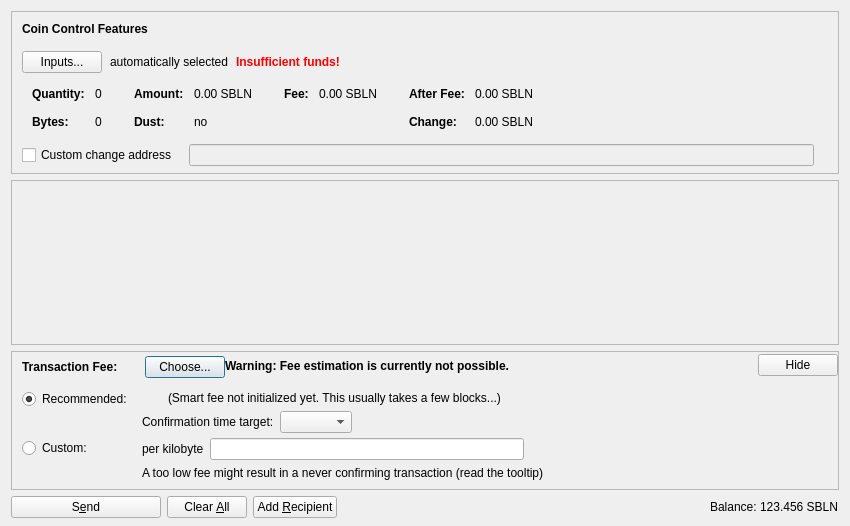
<?xml version="1.0" encoding="UTF-8"?>
<ui version="4.0">
 <class>SendCoinsDialog</class>
 <widget class="QDialog" name="SendCoinsDialog">
  <property name="geometry">
   <rect>
    <x>0</x>
    <y>0</y>
    <width>850</width>
    <height>526</height>
   </rect>
  </property>
  <property name="windowTitle">
   <string>Send Coins</string>
  </property>
  <layout class="QVBoxLayout" name="verticalLayout" stretch="0,1,0,0">
   <property name="bottomMargin">
    <number>8</number>
   </property>
   <item>
    <widget class="QFrame" name="frameCoinControl">
     <property name="sizePolicy">
      <sizepolicy hsizetype="Expanding" vsizetype="Expanding">
       <horstretch>0</horstretch>
       <verstretch>0</verstretch>
      </sizepolicy>
     </property>
     <property name="maximumSize">
      <size>
       <width>16777215</width>
       <height>16777215</height>
      </size>
     </property>
     <property name="frameShape">
      <enum>QFrame::StyledPanel</enum>
     </property>
     <property name="frameShadow">
      <enum>QFrame::Sunken</enum>
     </property>
     <layout class="QVBoxLayout" name="verticalLayoutCoinControl2">
      <property name="spacing">
       <number>0</number>
      </property>
      <property name="leftMargin">
       <number>0</number>
      </property>
      <property name="topMargin">
       <number>0</number>
      </property>
      <property name="rightMargin">
       <number>0</number>
      </property>
      <property name="bottomMargin">
       <number>6</number>
      </property>
      <item>
       <layout class="QVBoxLayout" name="verticalLayoutCoinControl" stretch="0,0,0,0,1">
        <property name="spacing">
         <number>0</number>
        </property>
        <property name="leftMargin">
         <number>10</number>
        </property>
        <property name="topMargin">
         <number>10</number>
        </property>
        <item>
         <layout class="QHBoxLayout" name="horizontalLayoutCoinControl1">
          <property name="bottomMargin">
           <number>15</number>
          </property>
          <item>
           <widget class="QLabel" name="labelCoinControlFeatures">
            <property name="sizePolicy">
             <sizepolicy hsizetype="Preferred" vsizetype="Maximum">
              <horstretch>0</horstretch>
              <verstretch>0</verstretch>
             </sizepolicy>
            </property>
            <property name="font">
             <font>
              <weight>75</weight>
              <bold>true</bold>
             </font>
            </property>
            <property name="styleSheet">
             <string notr="true">font-weight:bold;</string>
            </property>
            <property name="text">
             <string>Coin Control Features</string>
            </property>
           </widget>
          </item>
         </layout>
        </item>
        <item>
         <layout class="QHBoxLayout" name="horizontalLayoutCoinControl2" stretch="0,0,0,0">
          <property name="spacing">
           <number>8</number>
          </property>
          <property name="bottomMargin">
           <number>10</number>
          </property>
          <item>
           <widget class="QPushButton" name="pushButtonCoinControl">
            <property name="styleSheet">
             <string notr="true"/>
            </property>
            <property name="text">
             <string>Inputs...</string>
            </property>
            <property name="autoDefault">
             <bool>false</bool>
            </property>
           </widget>
          </item>
          <item>
           <widget class="QLabel" name="labelCoinControlAutomaticallySelected">
            <property name="text">
             <string>automatically selected</string>
            </property>
            <property name="margin">
             <number>5</number>
            </property>
           </widget>
          </item>
          <item>
           <widget class="QLabel" name="labelCoinControlInsuffFunds">
            <property name="font">
             <font>
              <weight>75</weight>
              <bold>true</bold>
             </font>
            </property>
            <property name="styleSheet">
             <string notr="true">color:red;font-weight:bold;</string>
            </property>
            <property name="text">
             <string>Insufficient funds!</string>
            </property>
            <property name="margin">
             <number>5</number>
            </property>
           </widget>
          </item>
          <item>
           <spacer name="horizontalSpacerCoinControl">
            <property name="orientation">
             <enum>Qt::Horizontal</enum>
            </property>
            <property name="sizeHint" stdset="0">
             <size>
              <width>40</width>
              <height>1</height>
             </size>
            </property>
           </spacer>
          </item>
         </layout>
        </item>
        <item>
         <widget class="QWidget" name="widgetCoinControl" native="true">
          <property name="sizePolicy">
           <sizepolicy hsizetype="Preferred" vsizetype="Preferred">
            <horstretch>0</horstretch>
            <verstretch>0</verstretch>
           </sizepolicy>
          </property>
          <property name="minimumSize">
           <size>
            <width>0</width>
            <height>0</height>
           </size>
          </property>
          <property name="styleSheet">
           <string notr="true"/>
          </property>
          <layout class="QHBoxLayout" name="horizontalLayoutCoinControl5">
           <property name="leftMargin">
            <number>0</number>
           </property>
           <property name="topMargin">
            <number>0</number>
           </property>
           <property name="rightMargin">
            <number>0</number>
           </property>
           <property name="bottomMargin">
            <number>0</number>
           </property>
           <item>
            <layout class="QHBoxLayout" name="horizontalLayoutCoinControl3" stretch="0,0,0,1">
             <property name="spacing">
              <number>20</number>
             </property>
             <property name="topMargin">
              <number>0</number>
             </property>
             <property name="bottomMargin">
              <number>10</number>
             </property>
             <item>
              <layout class="QFormLayout" name="formLayoutCoinControl1">
               <property name="horizontalSpacing">
                <number>10</number>
               </property>
               <property name="verticalSpacing">
                <number>14</number>
               </property>
               <property name="leftMargin">
                <number>10</number>
               </property>
               <property name="topMargin">
                <number>4</number>
               </property>
               <property name="rightMargin">
                <number>6</number>
               </property>
               <item row="0" column="0">
                <widget class="QLabel" name="labelCoinControlQuantityText">
                 <property name="font">
                  <font>
                   <weight>75</weight>
                   <bold>true</bold>
                  </font>
                 </property>
                 <property name="text">
                  <string>Quantity:</string>
                 </property>
                 <property name="margin">
                  <number>0</number>
                 </property>
                </widget>
               </item>
               <item row="0" column="1">
                <widget class="QLabel" name="labelCoinControlQuantity">
                 <property name="cursor">
                  <cursorShape>IBeamCursor</cursorShape>
                 </property>
                 <property name="contextMenuPolicy">
                  <enum>Qt::ActionsContextMenu</enum>
                 </property>
                 <property name="text">
                  <string notr="true">0</string>
                 </property>
                 <property name="margin">
                  <number>0</number>
                 </property>
                 <property name="textInteractionFlags">
                  <set>Qt::LinksAccessibleByMouse|Qt::TextSelectableByKeyboard|Qt::TextSelectableByMouse</set>
                 </property>
                </widget>
               </item>
               <item row="1" column="0">
                <widget class="QLabel" name="labelCoinControlBytesText">
                 <property name="font">
                  <font>
                   <weight>75</weight>
                   <bold>true</bold>
                  </font>
                 </property>
                 <property name="text">
                  <string>Bytes:</string>
                 </property>
                </widget>
               </item>
               <item row="1" column="1">
                <widget class="QLabel" name="labelCoinControlBytes">
                 <property name="cursor">
                  <cursorShape>IBeamCursor</cursorShape>
                 </property>
                 <property name="contextMenuPolicy">
                  <enum>Qt::ActionsContextMenu</enum>
                 </property>
                 <property name="text">
                  <string notr="true">0</string>
                 </property>
                 <property name="textInteractionFlags">
                  <set>Qt::LinksAccessibleByMouse|Qt::TextSelectableByKeyboard|Qt::TextSelectableByMouse</set>
                 </property>
                </widget>
               </item>
              </layout>
             </item>
             <item>
              <layout class="QFormLayout" name="formLayoutCoinControl2">
               <property name="horizontalSpacing">
                <number>10</number>
               </property>
               <property name="verticalSpacing">
                <number>14</number>
               </property>
               <property name="leftMargin">
                <number>6</number>
               </property>
               <property name="topMargin">
                <number>4</number>
               </property>
               <property name="rightMargin">
                <number>6</number>
               </property>
               <item row="0" column="0">
                <widget class="QLabel" name="labelCoinControlAmountText">
                 <property name="font">
                  <font>
                   <weight>75</weight>
                   <bold>true</bold>
                  </font>
                 </property>
                 <property name="text">
                  <string>Amount:</string>
                 </property>
                 <property name="margin">
                  <number>0</number>
                 </property>
                </widget>
               </item>
               <item row="0" column="1">
                <widget class="QLabel" name="labelCoinControlAmount">
                 <property name="cursor">
                  <cursorShape>IBeamCursor</cursorShape>
                 </property>
                 <property name="contextMenuPolicy">
                  <enum>Qt::ActionsContextMenu</enum>
                 </property>
                 <property name="text">
                  <string notr="true">0.00 SBLN</string>
                 </property>
                 <property name="textInteractionFlags">
                  <set>Qt::LinksAccessibleByMouse|Qt::TextSelectableByKeyboard|Qt::TextSelectableByMouse</set>
                 </property>
                </widget>
               </item>
               <item row="1" column="0">
                <widget class="QLabel" name="labelCoinControlLowOutputText">
                 <property name="font">
                  <font>
                   <weight>75</weight>
                   <bold>true</bold>
                  </font>
                 </property>
                 <property name="text">
                  <string>Dust:</string>
                 </property>
                </widget>
               </item>
               <item row="1" column="1">
                <widget class="QLabel" name="labelCoinControlLowOutput">
                 <property name="cursor">
                  <cursorShape>IBeamCursor</cursorShape>
                 </property>
                 <property name="contextMenuPolicy">
                  <enum>Qt::ActionsContextMenu</enum>
                 </property>
                 <property name="text">
                  <string notr="true">no</string>
                 </property>
                 <property name="textInteractionFlags">
                  <set>Qt::LinksAccessibleByMouse|Qt::TextSelectableByKeyboard|Qt::TextSelectableByMouse</set>
                 </property>
                </widget>
               </item>
              </layout>
             </item>
             <item>
              <layout class="QFormLayout" name="formLayoutCoinControl3">
               <property name="horizontalSpacing">
                <number>10</number>
               </property>
               <property name="verticalSpacing">
                <number>14</number>
               </property>
               <property name="leftMargin">
                <number>6</number>
               </property>
               <property name="topMargin">
                <number>4</number>
               </property>
               <property name="rightMargin">
                <number>6</number>
               </property>
               <item row="0" column="0">
                <widget class="QLabel" name="labelCoinControlFeeText">
                 <property name="font">
                  <font>
                   <weight>75</weight>
                   <bold>true</bold>
                  </font>
                 </property>
                 <property name="text">
                  <string>Fee:</string>
                 </property>
                 <property name="margin">
                  <number>0</number>
                 </property>
                </widget>
               </item>
               <item row="0" column="1">
                <widget class="QLabel" name="labelCoinControlFee">
                 <property name="cursor">
                  <cursorShape>IBeamCursor</cursorShape>
                 </property>
                 <property name="contextMenuPolicy">
                  <enum>Qt::ActionsContextMenu</enum>
                 </property>
                 <property name="text">
                  <string notr="true">0.00 SBLN</string>
                 </property>
                 <property name="textInteractionFlags">
                  <set>Qt::LinksAccessibleByMouse|Qt::TextSelectableByKeyboard|Qt::TextSelectableByMouse</set>
                 </property>
                </widget>
               </item>
              </layout>
             </item>
             <item>
              <layout class="QFormLayout" name="formLayoutCoinControl4">
               <property name="horizontalSpacing">
                <number>10</number>
               </property>
               <property name="verticalSpacing">
                <number>14</number>
               </property>
               <property name="leftMargin">
                <number>6</number>
               </property>
               <property name="topMargin">
                <number>4</number>
               </property>
               <property name="rightMargin">
                <number>6</number>
               </property>
               <item row="0" column="0">
                <widget class="QLabel" name="labelCoinControlAfterFeeText">
                 <property name="font">
                  <font>
                   <weight>75</weight>
                   <bold>true</bold>
                  </font>
                 </property>
                 <property name="text">
                  <string>After Fee:</string>
                 </property>
                 <property name="margin">
                  <number>0</number>
                 </property>
                </widget>
               </item>
               <item row="0" column="1">
                <widget class="QLabel" name="labelCoinControlAfterFee">
                 <property name="cursor">
                  <cursorShape>IBeamCursor</cursorShape>
                 </property>
                 <property name="contextMenuPolicy">
                  <enum>Qt::ActionsContextMenu</enum>
                 </property>
                 <property name="text">
                  <string notr="true">0.00 SBLN</string>
                 </property>
                 <property name="textInteractionFlags">
                  <set>Qt::LinksAccessibleByMouse|Qt::TextSelectableByKeyboard|Qt::TextSelectableByMouse</set>
                 </property>
                </widget>
               </item>
               <item row="1" column="0">
                <widget class="QLabel" name="labelCoinControlChangeText">
                 <property name="font">
                  <font>
                   <weight>75</weight>
                   <bold>true</bold>
                  </font>
                 </property>
                 <property name="text">
                  <string>Change:</string>
                 </property>
                </widget>
               </item>
               <item row="1" column="1">
                <widget class="QLabel" name="labelCoinControlChange">
                 <property name="cursor">
                  <cursorShape>IBeamCursor</cursorShape>
                 </property>
                 <property name="contextMenuPolicy">
                  <enum>Qt::ActionsContextMenu</enum>
                 </property>
                 <property name="text">
                  <string notr="true">0.00 SBLN</string>
                 </property>
                 <property name="textInteractionFlags">
                  <set>Qt::LinksAccessibleByMouse|Qt::TextSelectableByKeyboard|Qt::TextSelectableByMouse</set>
                 </property>
                </widget>
               </item>
              </layout>
             </item>
            </layout>
           </item>
          </layout>
         </widget>
        </item>
        <item>
         <layout class="QHBoxLayout" name="horizontalLayoutCoinControl4" stretch="0,0,0">
          <property name="spacing">
           <number>12</number>
          </property>
          <property name="sizeConstraint">
           <enum>QLayout::SetDefaultConstraint</enum>
          </property>
          <property name="topMargin">
           <number>5</number>
          </property>
          <property name="rightMargin">
           <number>5</number>
          </property>
          <item>
           <widget class="QCheckBox" name="checkBoxCoinControlChange">
            <property name="toolTip">
             <string>If this is activated, but the change address is empty or invalid, change will be sent to a newly generated address.</string>
            </property>
            <property name="text">
             <string>Custom change address</string>
            </property>
           </widget>
          </item>
          <item>
           <widget class="QValidatedLineEdit" name="lineEditCoinControlChange">
            <property name="enabled">
             <bool>false</bool>
            </property>
            <property name="sizePolicy">
             <sizepolicy hsizetype="Expanding" vsizetype="Fixed">
              <horstretch>0</horstretch>
              <verstretch>0</verstretch>
             </sizepolicy>
            </property>
           </widget>
          </item>
          <item>
           <widget class="QLabel" name="labelCoinControlChangeLabel">
            <property name="sizePolicy">
             <sizepolicy hsizetype="Preferred" vsizetype="Expanding">
              <horstretch>0</horstretch>
              <verstretch>0</verstretch>
             </sizepolicy>
            </property>
            <property name="minimumSize">
             <size>
              <width>0</width>
              <height>0</height>
             </size>
            </property>
            <property name="text">
             <string/>
            </property>
            <property name="margin">
             <number>3</number>
            </property>
           </widget>
          </item>
         </layout>
        </item>
        <item>
         <spacer name="verticalSpacerCoinControl">
          <property name="orientation">
           <enum>Qt::Vertical</enum>
          </property>
          <property name="sizeHint" stdset="0">
           <size>
            <width>800</width>
            <height>1</height>
           </size>
          </property>
         </spacer>
        </item>
       </layout>
      </item>
     </layout>
    </widget>
   </item>
   <item>
    <widget class="QScrollArea" name="scrollArea">
     <property name="widgetResizable">
      <bool>true</bool>
     </property>
     <widget class="QWidget" name="scrollAreaWidgetContents">
      <property name="geometry">
       <rect>
        <x>0</x>
        <y>0</y>
        <width>830</width>
        <height>104</height>
       </rect>
      </property>
      <layout class="QVBoxLayout" name="verticalLayout_2" stretch="0,1">
       <property name="leftMargin">
        <number>0</number>
       </property>
       <property name="topMargin">
        <number>0</number>
       </property>
       <property name="rightMargin">
        <number>0</number>
       </property>
       <property name="bottomMargin">
        <number>0</number>
       </property>
       <item>
        <layout class="QVBoxLayout" name="entries">
         <property name="spacing">
          <number>6</number>
         </property>
        </layout>
       </item>
       <item>
        <spacer name="verticalSpacer">
         <property name="orientation">
          <enum>Qt::Vertical</enum>
         </property>
         <property name="sizeHint" stdset="0">
          <size>
           <width>20</width>
           <height>40</height>
          </size>
         </property>
        </spacer>
       </item>
      </layout>
     </widget>
    </widget>
   </item>
   <item>
    <widget class="QFrame" name="frameFee">
     <property name="sizePolicy">
      <sizepolicy hsizetype="Expanding" vsizetype="Expanding">
       <horstretch>0</horstretch>
       <verstretch>0</verstretch>
      </sizepolicy>
     </property>
     <property name="maximumSize">
      <size>
       <width>16777215</width>
       <height>16777215</height>
      </size>
     </property>
     <property name="frameShape">
      <enum>QFrame::StyledPanel</enum>
     </property>
     <property name="frameShadow">
      <enum>QFrame::Sunken</enum>
     </property>
     <layout class="QVBoxLayout" name="verticalLayoutFee1">
      <property name="spacing">
       <number>0</number>
      </property>
      <property name="leftMargin">
       <number>0</number>
      </property>
      <property name="topMargin">
       <number>0</number>
      </property>
      <property name="rightMargin">
       <number>0</number>
      </property>
      <property name="bottomMargin">
       <number>0</number>
      </property>
      <item>
       <layout class="QVBoxLayout" name="verticalLayoutFee2" stretch="0,0,0">
        <property name="spacing">
         <number>0</number>
        </property>
        <property name="leftMargin">
         <number>10</number>
        </property>
        <property name="topMargin">
         <number>0</number>
        </property>
        <item>
         <layout class="QHBoxLayout" name="horizontalLayoutFee1">
          <property name="bottomMargin">
           <number>0</number>
          </property>
          <item>
           <layout class="QVBoxLayout" name="verticalLayoutFee7">
            <property name="spacing">
             <number>0</number>
            </property>
            <item>
             <spacer name="verticalSpacerSmartFee">
              <property name="orientation">
               <enum>Qt::Vertical</enum>
              </property>
              <property name="sizeType">
               <enum>QSizePolicy::Fixed</enum>
              </property>
              <property name="sizeHint" stdset="0">
               <size>
                <width>1</width>
                <height>4</height>
               </size>
              </property>
             </spacer>
            </item>
            <item>
             <layout class="QHBoxLayout" name="horizontalLayoutSmartFee">
              <property name="spacing">
               <number>10</number>
              </property>
              <item>
               <widget class="QLabel" name="labelFeeHeadline">
                <property name="sizePolicy">
                 <sizepolicy hsizetype="Preferred" vsizetype="Maximum">
                  <horstretch>0</horstretch>
                  <verstretch>0</verstretch>
                 </sizepolicy>
                </property>
                <property name="font">
                 <font>
                  <weight>75</weight>
                  <bold>true</bold>
                 </font>
                </property>
                <property name="styleSheet">
                 <string notr="true">font-weight:bold;</string>
                </property>
                <property name="text">
                 <string>Transaction Fee:</string>
                </property>
               </widget>
              </item>
              <item>
               <widget class="QLabel" name="labelFeeMinimized">
                <property name="text">
                 <string/>
                </property>
               </widget>
              </item>
              <item>
               <widget class="QPushButton" name="buttonChooseFee">
                <property name="text">
                 <string>Choose...</string>
                </property>
               </widget>
              </item>
             </layout>
            </item>
            <item>
             <spacer name="verticalSpacer_5">
              <property name="orientation">
               <enum>Qt::Vertical</enum>
              </property>
              <property name="sizeHint" stdset="0">
               <size>
                <width>1</width>
                <height>1</height>
               </size>
              </property>
             </spacer>
            </item>
           </layout>
          </item>
          <item>
           <widget class="QLabel" name="fallbackFeeWarningLabel">
            <property name="toolTip">
             <string>Using the fallbackfee can result in sending a transaction that will take several hours or days (or never) to confirm. Consider choosing your fee manually or wait until you have validated the complete chain.</string>
            </property>
            <property name="font">
            <font>
                <weight>75</weight>
                <bold>true</bold>
            </font>
            </property>
            <property name="text">
             <string>Warning: Fee estimation is currently not possible.</string>
            </property>
            <property name="wordWrap">
             <bool>false</bool>
            </property>
           </widget>
          </item>
          <item>
           <spacer name="horizontalSpacer_4">
            <property name="orientation">
             <enum>Qt::Horizontal</enum>
            </property>
            <property name="sizeType">
             <enum>QSizePolicy::MinimumExpanding</enum>
            </property>
            <property name="sizeHint" stdset="0">
             <size>
              <width>40</width>
              <height>20</height>
             </size>
            </property>
           </spacer>
          </item>
          <item>
           <widget class="QPushButton" name="buttonMinimizeFee">
            <property name="toolTip">
             <string>collapse fee-settings</string>
            </property>
            <property name="text">
             <string>Hide</string>
            </property>
           </widget>
          </item>
         </layout>
        </item>
        <item>
         <widget class="QFrame" name="frameFeeSelection">
          <layout class="QVBoxLayout" name="verticalLayoutFee12">
           <property name="spacing">
            <number>0</number>
           </property>
           <property name="leftMargin">
            <number>0</number>
           </property>
           <property name="topMargin">
            <number>0</number>
           </property>
           <property name="rightMargin">
            <number>0</number>
           </property>
           <property name="bottomMargin">
            <number>0</number>
           </property>
           <item>
            <layout class="QGridLayout" name="gridLayoutFee">
             <property name="topMargin">
              <number>10</number>
             </property>
             <property name="bottomMargin">
              <number>4</number>
             </property>
             <property name="horizontalSpacing">
              <number>10</number>
             </property>
             <property name="verticalSpacing">
              <number>4</number>
             </property>
             <item row="1" column="1">
              <layout class="QVBoxLayout" name="verticalLayoutFee8">
               <property name="spacing">
                <number>6</number>
               </property>
               <item>
                <layout class="QHBoxLayout" name="horizontalLayoutFee13">
                 <item>
                  <widget class="QLabel" name="labelCustomPerKilobyte">
                   <property name="toolTip">
                    <string>Specify a custom fee per kB (1,000 bytes) of the transaction's virtual size.

Note:  Since the fee is calculated on a per-byte basis, a fee of "100 satoshis per kB" for a transaction size of 500 bytes (half of 1 kB) would ultimately yield a fee of only 50 satoshis.</string>
                   </property>
                   <property name="text">
                    <string>per kilobyte</string>
                   </property>
                  </widget>
                 </item>
                 <item>
                  <widget class="BitcoinAmountField" name="customFee"/>
                 </item>
                 <item>
                  <spacer name="horizontalSpacer_6">
                   <property name="orientation">
                    <enum>Qt::Horizontal</enum>
                   </property>
                   <property name="sizeHint" stdset="0">
                    <size>
                     <width>1</width>
                     <height>1</height>
                    </size>
                   </property>
                  </spacer>
                 </item>
                </layout>
               </item>
               <item>
                <layout class="QHBoxLayout" name="horizontalLayoutFee8">
                 <item>
                  <widget class="QLabel" name="labelCustomFeeWarning">
                   <property name="enabled">
                    <bool>true</bool>
                   </property>
                   <property name="toolTip">
                    <string>When there is less transaction volume than space in the blocks, miners as well as relaying nodes may enforce a minimum fee. Paying only this minimum fee is just fine, but be aware that this can result in a never confirming transaction once there is more demand for safebillionaire transactions than the network can process.</string>
                   </property>
                   <property name="text">
                    <string>A too low fee might result in a never confirming transaction (read the tooltip)</string>
                   </property>
                  </widget>
                 </item>
                 <item>
                  <spacer name="horizontalSpacer_2">
                   <property name="orientation">
                    <enum>Qt::Horizontal</enum>
                   </property>
                   <property name="sizeHint" stdset="0">
                    <size>
                     <width>1</width>
                     <height>1</height>
                    </size>
                   </property>
                  </spacer>
                 </item>
                </layout>
               </item>
              </layout>
             </item>
             <item row="0" column="0">
              <layout class="QVBoxLayout" name="verticalLayoutFee4" stretch="0,1">
               <item>
                <widget class="QRadioButton" name="radioSmartFee">
                 <property name="text">
                  <string>Recommended:</string>
                 </property>
                 <property name="checked">
                  <bool>true</bool>
                 </property>
                 <attribute name="buttonGroup">
                  <string notr="true">groupFee</string>
                 </attribute>
                </widget>
               </item>
               <item>
                <spacer name="verticalSpacer_2">
                 <property name="orientation">
                  <enum>Qt::Vertical</enum>
                 </property>
                 <property name="sizeHint" stdset="0">
                  <size>
                   <width>1</width>
                   <height>1</height>
                  </size>
                 </property>
                </spacer>
               </item>
              </layout>
             </item>
             <item row="1" column="0">
              <layout class="QVBoxLayout" name="verticalLayoutFee9" stretch="0,1">
               <item>
                <widget class="QRadioButton" name="radioCustomFee">
                 <property name="text">
                  <string>Custom:</string>
                 </property>
                 <attribute name="buttonGroup">
                  <string notr="true">groupFee</string>
                 </attribute>
                </widget>
               </item>
               <item>
                <spacer name="verticalSpacer_6">
                 <property name="orientation">
                  <enum>Qt::Vertical</enum>
                 </property>
                 <property name="sizeHint" stdset="0">
                  <size>
                   <width>1</width>
                   <height>1</height>
                  </size>
                 </property>
                </spacer>
               </item>
              </layout>
             </item>
             <item row="0" column="1">
              <layout class="QVBoxLayout" name="verticalLayoutFee3" stretch="0,0,1">
               <property name="spacing">
                <number>6</number>
               </property>
               <property name="topMargin">
                <number>2</number>
               </property>
               <item>
                <layout class="QHBoxLayout" name="horizontalLayoutFee12">
                 <item>
                  <widget class="QLabel" name="labelSmartFee">
                   <property name="text">
                    <string/>
                   </property>
                  </widget>
                 </item>
                 <item>
                  <widget class="QLabel" name="labelFeeEstimation">
                   <property name="text">
                    <string/>
                   </property>
                  </widget>
                 </item>
                 <item>
                  <widget class="QLabel" name="labelSmartFee2">
                   <property name="text">
                    <string>(Smart fee not initialized yet. This usually takes a few blocks...)</string>
                   </property>
                  </widget>
                 </item>
                 <item>
                  <spacer name="horizontalSpacer_5">
                   <property name="orientation">
                    <enum>Qt::Horizontal</enum>
                   </property>
                   <property name="sizeHint" stdset="0">
                    <size>
                     <width>1</width>
                     <height>1</height>
                    </size>
                   </property>
                  </spacer>
                 </item>
                </layout>
               </item>
               <item>
                <layout class="QHBoxLayout" name="horizontalLayoutFee9">
                 <item>
                  <layout class="QVBoxLayout" name="verticalLayoutFee6">
                   <item>
                    <widget class="QLabel" name="labelSmartFee3">
                     <property name="text">
                      <string>Confirmation time target:</string>
                     </property>
                    </widget>
                   </item>
                  </layout>
                 </item>
                 <item>
                  <layout class="QVBoxLayout" name="verticalLayoutFee5">
                   <property name="rightMargin">
                    <number>30</number>
                   </property>
                   <item>
                    <layout class="QHBoxLayout" name="horizontalLayoutConfTarget">
                     <property name="bottomMargin">
                      <number>0</number>
                     </property>
                     <item>
                      <widget class="QComboBox" name="confTargetSelector"/>
                     </item>
                     <item>
                      <spacer name="horizontalSpacerConfTarget">
                       <property name="orientation">
                        <enum>Qt::Horizontal</enum>
                       </property>
                       <property name="sizeHint" stdset="0">
                        <size>
                         <width>40</width>
                         <height>20</height>
                        </size>
                       </property>
                      </spacer>
                     </item>
                    </layout>
                   </item>
                  </layout>
                 </item>
                </layout>
               </item>
               <item>
                <spacer name="verticalSpacer_4">
                 <property name="orientation">
                  <enum>Qt::Vertical</enum>
                 </property>
                 <property name="sizeHint" stdset="0">
                  <size>
                   <width>1</width>
                   <height>1</height>
                  </size>
                 </property>
                </spacer>
               </item>
              </layout>
             </item>
            </layout>
           </item>
          </layout>
         </widget>
        </item>
        <item>
         <spacer name="verticalSpacerFee">
          <property name="orientation">
           <enum>Qt::Vertical</enum>
          </property>
          <property name="sizeHint" stdset="0">
           <size>
            <width>40</width>
            <height>5</height>
           </size>
          </property>
         </spacer>
        </item>
       </layout>
      </item>
     </layout>
    </widget>
   </item>
   <item>
    <layout class="QHBoxLayout" name="horizontalLayout">
     <item>
      <widget class="QPushButton" name="sendButton">
       <property name="minimumSize">
        <size>
         <width>150</width>
         <height>0</height>
        </size>
       </property>
       <property name="toolTip">
        <string>Confirm the send action</string>
       </property>
       <property name="text">
        <string>S&amp;end</string>
       </property>
       <property name="icon">
        <iconset resource="../bitcoin.qrc">
         <normaloff>:/icons/send</normaloff>:/icons/send</iconset>
       </property>
       <property name="autoDefault">
        <bool>false</bool>
       </property>
       <property name="default">
        <bool>false</bool>
       </property>
      </widget>
     </item>
     <item>
      <widget class="QPushButton" name="clearButton">
       <property name="sizePolicy">
        <sizepolicy hsizetype="Minimum" vsizetype="Fixed">
         <horstretch>0</horstretch>
         <verstretch>0</verstretch>
        </sizepolicy>
       </property>
       <property name="toolTip">
        <string>Clear all fields of the form.</string>
       </property>
       <property name="text">
        <string>Clear &amp;All</string>
       </property>
       <property name="icon">
        <iconset resource="../bitcoin.qrc">
         <normaloff>:/icons/remove</normaloff>:/icons/remove</iconset>
       </property>
       <property name="autoDefault">
        <bool>false</bool>
       </property>
      </widget>
     </item>
     <item>
      <widget class="QPushButton" name="addButton">
       <property name="toolTip">
        <string>Send to multiple recipients at once</string>
       </property>
       <property name="text">
        <string>Add &amp;Recipient</string>
       </property>
       <property name="icon">
        <iconset resource="../bitcoin.qrc">
         <normaloff>:/icons/add</normaloff>:/icons/add</iconset>
       </property>
       <property name="autoDefault">
        <bool>false</bool>
       </property>
      </widget>
     </item>
     <item>
      <spacer name="horizontalSpacer">
       <property name="orientation">
        <enum>Qt::Horizontal</enum>
       </property>
       <property name="sizeHint" stdset="0">
        <size>
         <width>40</width>
         <height>20</height>
        </size>
       </property>
      </spacer>
     </item>
     <item>
      <layout class="QHBoxLayout" name="horizontalLayout_2">
       <property name="spacing">
        <number>3</number>
       </property>
       <item>
        <widget class="QLabel" name="label">
         <property name="sizePolicy">
          <sizepolicy hsizetype="Preferred" vsizetype="Fixed">
           <horstretch>0</horstretch>
           <verstretch>0</verstretch>
          </sizepolicy>
         </property>
         <property name="text">
          <string>Balance:</string>
         </property>
        </widget>
       </item>
       <item>
        <widget class="QLabel" name="labelBalance">
         <property name="sizePolicy">
          <sizepolicy hsizetype="Preferred" vsizetype="Fixed">
           <horstretch>0</horstretch>
           <verstretch>0</verstretch>
          </sizepolicy>
         </property>
         <property name="cursor">
          <cursorShape>IBeamCursor</cursorShape>
         </property>
         <property name="text">
          <string notr="true">123.456 SBLN</string>
         </property>
         <property name="textInteractionFlags">
          <set>Qt::LinksAccessibleByMouse|Qt::TextSelectableByKeyboard|Qt::TextSelectableByMouse</set>
         </property>
        </widget>
       </item>
      </layout>
     </item>
    </layout>
   </item>
  </layout>
 </widget>
 <customwidgets>
  <customwidget>
   <class>QValidatedLineEdit</class>
   <extends>QLineEdit</extends>
   <header>qt/qvalidatedlineedit.h</header>
  </customwidget>
  <customwidget>
   <class>BitcoinAmountField</class>
   <extends>QLineEdit</extends>
   <header>qt/bitcoinamountfield.h</header>
   <container>1</container>
  </customwidget>
 </customwidgets>
 <resources>
  <include location="../bitcoin.qrc"/>
 </resources>
 <connections/>
 <buttongroups>
  <buttongroup name="groupFee"/>
 </buttongroups>
</ui>
